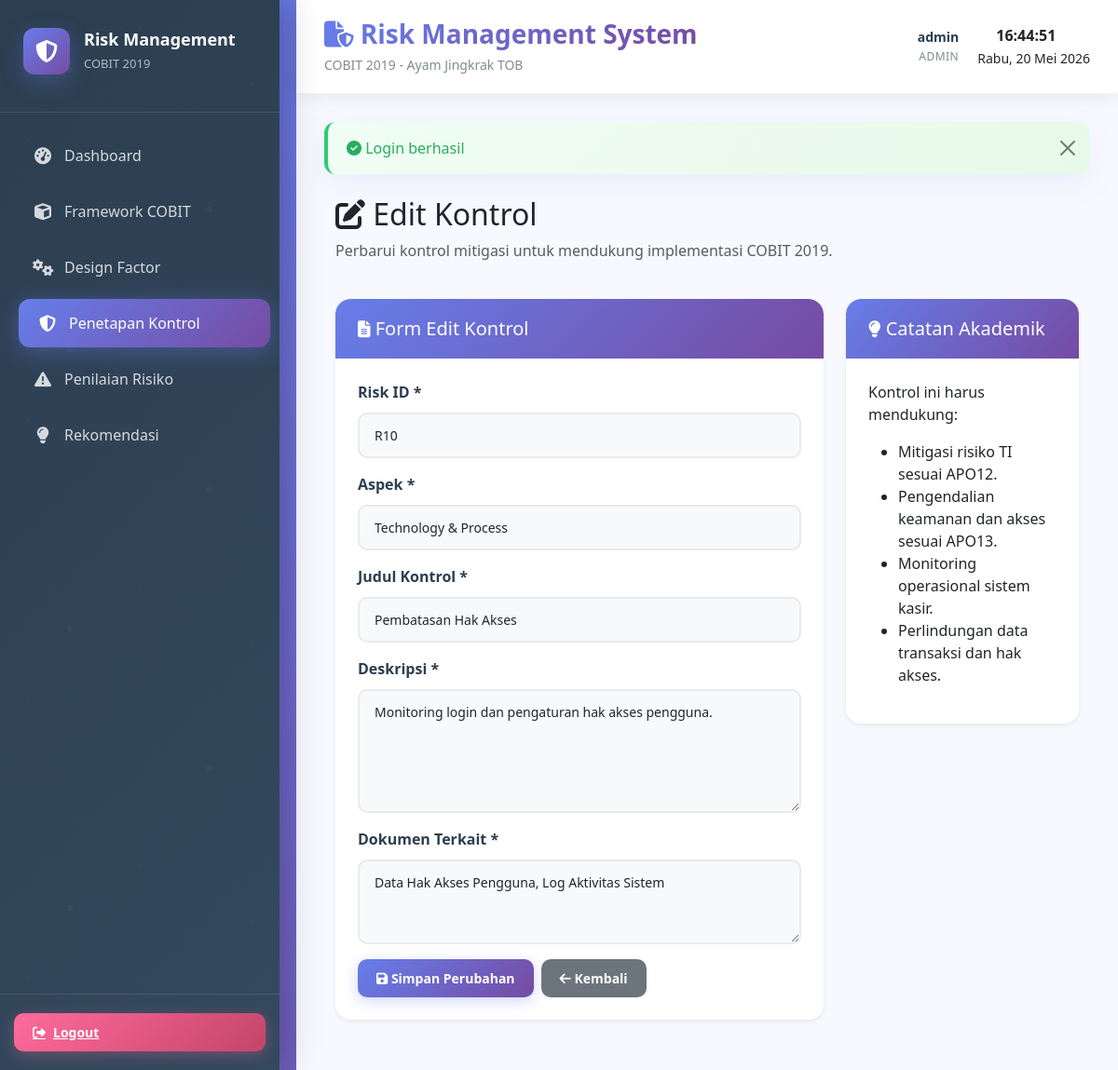
The page /index.php?page=kontrol&action=edit&id=5 (signed in) on the database its author committed.
### tables this page shows
CREATE TABLE IF NOT EXISTS `kontrol` (
    `id` INT PRIMARY KEY AUTO_INCREMENT,
    `risk_id` VARCHAR(10) NOT NULL,
    `aspek` VARCHAR(100) NOT NULL,
    `judul_kontrol` VARCHAR(255) NOT NULL,
    `deskripsi` TEXT NOT NULL,
    `dokumen_terkait` TEXT NOT NULL,
    `created_at` TIMESTAMP DEFAULT CURRENT_TIMESTAMP,
    `updated_at` TIMESTAMP DEFAULT CURRENT_TIMESTAMP ON UPDATE CURRENT_TIMESTAMP
);

### app/controllers/KontrolController.php (called while the page is built, shortened)
<?php
class KontrolController extends Controller {
    private $kontrolModel;
    public function __construct() {
        require_once __DIR__ . '/../models/Kontrol.php';
        $this->kontrolModel = new Kontrol();
    }
    public function edit() {
        $id = isset($_GET['id']) ? (int) $_GET['id'] : 0;
        $kontrol = $this->kontrolModel->getById($id);
        $flash = $this->getFlash();
        $data = [
            'kontrol' => $kontrol,
            'flash' => $flash
        ];
        $this->view('kontrol/edit', $data);
    }
}
?>

### index.php (called while the page is built, shortened)
<?php
require_once 'config/database.php';
require_once 'app/models/Database.php';
require_once 'app/models/Model.php';
require_once 'app/controllers/KontrolController.php';
App::route();

### app/models/Database.php (called while the page is built, shortened)
<?php
class Database {
    private $conn;
    public function __construct() {
        $this->conn = new mysqli(DB_HOST, DB_USER, DB_PASS, DB_NAME, DB_PORT);
        $this->conn->set_charset("utf8mb4");
    }
    public function query($sql) {
        return $this->conn->query($sql);
    }
    public function fetchOne($sql) {
        $result = $this->query($sql);
        return $result->fetch_assoc();
    }
}
?>

### app/models/Kontrol.php (called while the page is built, shortened)
<?php
class Kontrol extends Model {
    protected $table = 'kontrol';
    public function getById($id) {
        $id = (int) $id;
        $sql = "SELECT * FROM " . $this->table . " WHERE id = $id LIMIT 1";
        return $this->fetchOne($sql);
    }
}
?>

### app/models/Model.php (called while the page is built, shortened)
<?php
abstract class Model {
    protected $db;
    public function __construct() {
        $this->db = new Database();
    }
    public function fetchOne($sql) {
        return $this->db->fetchOne($sql);
    }
}
?>

### app/views/kontrol/edit.php (the view, shortened to what this page needs)
<div class="container-fluid">
    <div class="row mb-4">
        <div class="col-md-12">
            <h2><i class="fas fa-edit"></i> Edit Kontrol</h2>
            <p class="text-muted">Perbarui kontrol mitigasi untuk mendukung implementasi COBIT 2019.</p>
        </div>
    </div>
    <div class="row">
        <div class="col-md-8">
            <div class="card border-0 shadow-sm">
                <div class="card-header bg-white">
                    <h5 class="mb-0"><i class="fas fa-file-alt"></i> Form Edit Kontrol</h5>
                </div>
                <div class="card-body">
                    <form method="POST" action="index.php?page=kontrol&action=update">
                        <div class="mb-3">
                            <label class="form-label">Risk ID *</label>
                            <input type="text" class="form-control" name="risk_id" value="<?php echo htmlspecialchars($kontrol['risk_id']); ?>" required>
                        </div>
                        <div class="mb-3">
                            <label class="form-label">Aspek *</label>
                            <input type="text" class="form-control" name="aspek" value="<?php echo htmlspecialchars($kontrol['aspek']); ?>" required>
                        </div>
                        <div class="mb-3">
                            <label class="form-label">Judul Kontrol *</label>
                            <input type="text" class="form-control" name="judul_kontrol" value="<?php echo htmlspecialchars($kontrol['judul_kontrol']); ?>" required>
                        </div>
                        <div class="mb-3">
                            <label class="form-label">Deskripsi *</label>
                            <textarea class="form-control" name="deskripsi" rows="5" required><?php echo htmlspecialchars($kontrol['deskripsi']); ?></textarea>
                        </div>
                        <div class="mb-3">
                            <label class="form-label">Dokumen Terkait *</label>
                            <textarea class="form-control" name="dokumen_terkait" rows="3" required><?php echo htmlspecialchars($kontrol['dokumen_terkait']); ?></textarea>
                        </div>
                        <div class="d-flex gap-2">
                            <button type="submit" class="btn btn-primary">
                                <i class="fas fa-save"></i> Simpan Perubahan
                            </button>
                            <a href="index.php?page=kontrol" class="btn btn-secondary">
                                <i class="fas fa-arrow-left"></i> Kembali
                            </a>
                        </div>
                    </form>
                </div>
            </div>
        </div>
        <div class="col-md-4">
            <div class="card border-0 shadow-sm">
                <div class="card-header bg-white">
                    <h5 class="mb-0"><i class="fas fa-lightbulb"></i> Catatan Akademik</h5>
                </div>
                <div class="card-body">
                    <p>Kontrol ini harus mendukung:</p>
                    <ul>
                        <li>Mitigasi risiko TI sesuai APO12.</li>
                        <li>Pengendalian keamanan dan akses sesuai APO13.</li>
                        <li>Monitoring operasional sistem kasir.</li>
                        <li>Perlindungan data transaksi dan hak akses.</li>
                    </ul>
                </div>
            </div>
        </div>
    </div>
</div>

### app/views/layout.php (style rules this page uses)
:root { --primary-color: #667eea; --secondary-color: #764ba2; --accent-color: #f093fb; --danger-color: #ff6b9d; --warning-color: #feca57; --success-color: #48dbfb; --info-color: #0abde3; --dark-color: #2c3e50; --light-bg: #f8f9ff; --card-shadow: 0 10px 30px rgba(102, 126, 234, 0.1); --border-radius: 16px; }
* { margin: 0; padding: 0; box-sizing: border-box; }
html, body { height: 100%; font-family: 'Segoe UI', Tahoma, Geneva, Verdana, sans-serif; background: linear-gradient(135deg, #667eea 0%, #764ba2 100%); min-height: 100vh; }
body { display: flex; flex-direction: column; }
.card { background: white; box-shadow: var(--card-shadow); border: none; border-radius: var(--border-radius); margin-bottom: 24px; transition: all 0.3s ease; overflow: hidden; }
.card-header { background: linear-gradient(135deg, #667eea 0%, #764ba2 100%); color: white; border: none; font-weight: 600; padding: 20px 24px; border-radius: var(--border-radius) var(--border-radius) 0 0 !important; display: flex; align-items: center; gap: 10px; }
.card-header i { font-size: 18px; }
.card-body { padding: 24px; }
.btn { border-radius: 10px; padding: 10px 20px; font-size: 14px; font-weight: 600; transition: all 0.3s ease; border: none; position: relative; overflow: hidden; }
.btn::before { content: ''; position: absolute; top: 0; left: -100%; width: 100%; height: 100%; background: rgba(255, 255, 255, 0.2); transition: left 0.3s ease; }
.btn-primary { background: linear-gradient(135deg, #667eea 0%, #764ba2 100%); color: white; box-shadow: 0 4px 15px rgba(102, 126, 234, 0.3); }
.form-label { font-weight: 600; margin-bottom: 10px; color: var(--dark-color); display: flex; align-items: center; gap: 8px; }
.form-control { border-radius: 10px; border: 2px solid #e8eaed; padding: 12px 16px; font-size: 14px; transition: all 0.3s ease; background: #f8f9fa; }

### rows shown on the page
kontrol: risk_id "R10", aspek "Technology & Process", judul_kontrol "Pembatasan Hak Akses", deskripsi "Monitoring login dan pengaturan hak akses pengguna.", dokumen_terkait "Data Hak Akses Pengguna, Log Aktivitas Sistem"

### other values the page prints
$_SESSION['user']['username'] "admin"
$_SESSION['user']['role'] "ADMIN"
$flash['message'] "Login berhasil"
